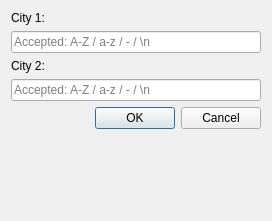
<?xml version="1.0" encoding="UTF-8"?>
<ui version="4.0">
 <class>StreetDialog</class>
 <widget class="QDialog" name="StreetDialog">
  <property name="geometry">
   <rect>
    <x>0</x>
    <y>0</y>
    <width>272</width>
    <height>221</height>
   </rect>
  </property>
  <property name="windowTitle">
   <string>Dialog</string>
  </property>
  <layout class="QFormLayout" name="formLayout">
   <item row="0" column="0">
    <widget class="QLabel" name="label">
     <property name="text">
      <string>City 1:</string>
     </property>
    </widget>
   </item>
   <item row="2" column="0">
    <widget class="QLabel" name="label_2">
     <property name="text">
      <string>City 2:</string>
     </property>
    </widget>
   </item>
   <item row="1" column="0" colspan="2">
    <widget class="QLineEdit" name="lineEditCity1">
     <property name="placeholderText">
      <string>Accepted: A-Z / a-z / - / \n</string>
     </property>
    </widget>
   </item>
   <item row="3" column="0" colspan="2">
    <widget class="QLineEdit" name="lineEditCity2">
     <property name="placeholderText">
      <string>Accepted: A-Z / a-z / - / \n</string>
     </property>
    </widget>
   </item>
   <item row="4" column="1">
    <widget class="QDialogButtonBox" name="buttonBox">
     <property name="orientation">
      <enum>Qt::Horizontal</enum>
     </property>
     <property name="standardButtons">
      <set>QDialogButtonBox::Cancel|QDialogButtonBox::Ok</set>
     </property>
    </widget>
   </item>
  </layout>
 </widget>
 <resources/>
 <connections>
  <connection>
   <sender>buttonBox</sender>
   <signal>accepted()</signal>
   <receiver>StreetDialog</receiver>
   <slot>accept()</slot>
   <hints>
    <hint type="sourcelabel">
     <x>248</x>
     <y>254</y>
    </hint>
    <hint type="destinationlabel">
     <x>157</x>
     <y>274</y>
    </hint>
   </hints>
  </connection>
  <connection>
   <sender>buttonBox</sender>
   <signal>rejected()</signal>
   <receiver>StreetDialog</receiver>
   <slot>reject()</slot>
   <hints>
    <hint type="sourcelabel">
     <x>316</x>
     <y>260</y>
    </hint>
    <hint type="destinationlabel">
     <x>286</x>
     <y>274</y>
    </hint>
   </hints>
  </connection>
 </connections>
</ui>
